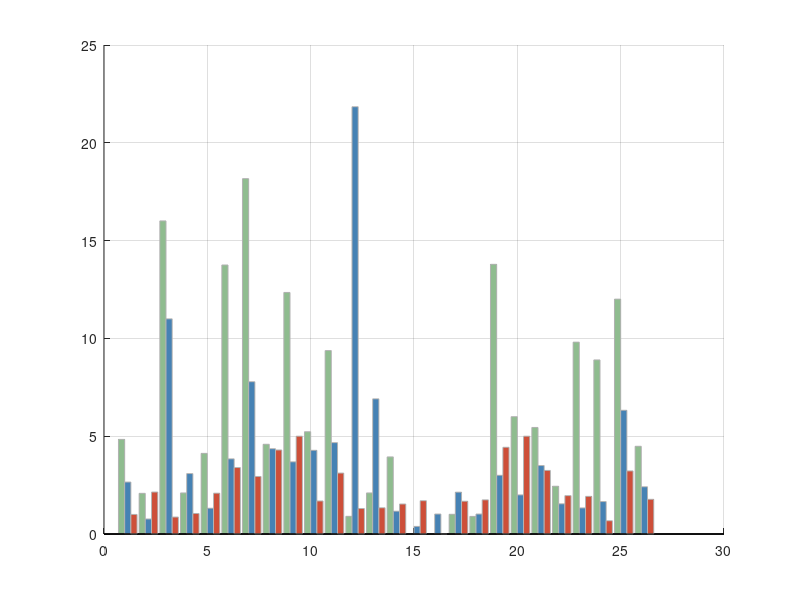

The MATLAB script that drew this image: (Note: this script raises an error after producing the figure.)
%% 方位角误差对比柱状图
% 数据
data_azimuth = [
    1	2.6554	4.8369
2.1448	0.7678	2.0789
0.866	11	16.0076
1.0488	3.0898	2.0998
2.0857	1.3167	4.1223
3.3985	3.8423	13.753
2.9411	7.7861	18.1701
4.2953	4.3625	4.5873
5	3.6905	12.3497
1.6882	4.2779	5.2309
3.1145	4.6721	9.3795
1.3038	21.8449	0.9044
1.3416	6.9109	2.0998
1.533	1.1651	3.942
1.7029	0.3878	0.0076
0	1.0208	0.0076
1.6733	2.1381	1.0075
1.7464	1.02	0.9002
4.4328	3	13.787
5	2	6
3.25	3.5	5.4474
1.9621	1.545	2.4418
1.9235	1.334	9.8087
0.6787	1.6583	8.9002
3.2249	6.3249	12.0074
1.7728	2.4155	4.4845
];

% 提取误差数据
method_our = data_azimuth(:,1);     
method_tdoa_improved = data_azimuth(:,2); 
method_tdoa_original = data_azimuth(:,3); 

% 横坐标：数据点编号
x = 1:26;

% 设置柱状图的高度为零的值
method_our(method_our == 0) = NaN;
method_tdoa_improved(method_tdoa_improved == 0) = NaN;
method_tdoa_original(method_tdoa_original == 0) = NaN;

% 绘制柱状图
figure;
hold on;
bar(x - 0.15, method_tdoa_original, 'FaceColor', [143/255, 188/255, 143/255], 'EdgeColor', [0.7, 0.7, 0.7], 'BarWidth', 0.3);  % 设置更粗的柱子
bar(x + 0.15, method_tdoa_improved, 'FaceColor', [70/255, 130/255, 180/255], 'EdgeColor', [0.7, 0.7, 0.7], 'BarWidth', 0.3);  % 设置更粗的柱子
bar(x + 0.45, method_our, 'FaceColor', [205/255, 79/255, 57/255], 'EdgeColor', [0.7, 0.7, 0.7], 'BarWidth', 0.3);  % 设置更粗的柱子
hold off;

% 添加网格
grid on;
ax = gca;
ax.GridLineStyle = '--'; % 设置网格线为虚线

% 轴标签
xlabel('Data(1-26)', 'FontName', 'Times New Roman', 'FontSize', 12);
ylabel('Degree(°)', 'FontName', 'Times New Roman', 'FontSize', 12);

% 标题
title('RMSE', 'FontName', 'Times New Roman', 'FontSize', 12);

% 设置横坐标刻度
xticks(1:26);

% 调整纵坐标的刻度线长度
ax.XAxis.TickLength = [0.004, 0.004];  % 横坐标刻度线长度
ax.YAxis.TickLength = [0.004, 0.004];  % 纵坐标刻度线长度

% 设置纵坐标范围为0到25，步长为5
ylim([0 25]);
yticks(0:5:25);

% 图例
legend('TDOA', 'Improved TDOA', 'Now', 'FontName', 'Times New Roman', 'FontSize', 12);

% 调整图像大小，减少两边空白
set(gcf, 'Position', [100, 100, 1500, 600]);  % 减少宽度以减少空白
set(gca, 'LooseInset', get(gca, 'TightInset')); % 去除空白区域

% 保存为高质量图片
saveas(gcf, 'RMSE-AZI.png');  
%print(gcf, 'azimuth_angle_error_comparison_bar.pdf', '-dpdf', '-r300', '-bestfit');  % 使用 -bestfit 选项

